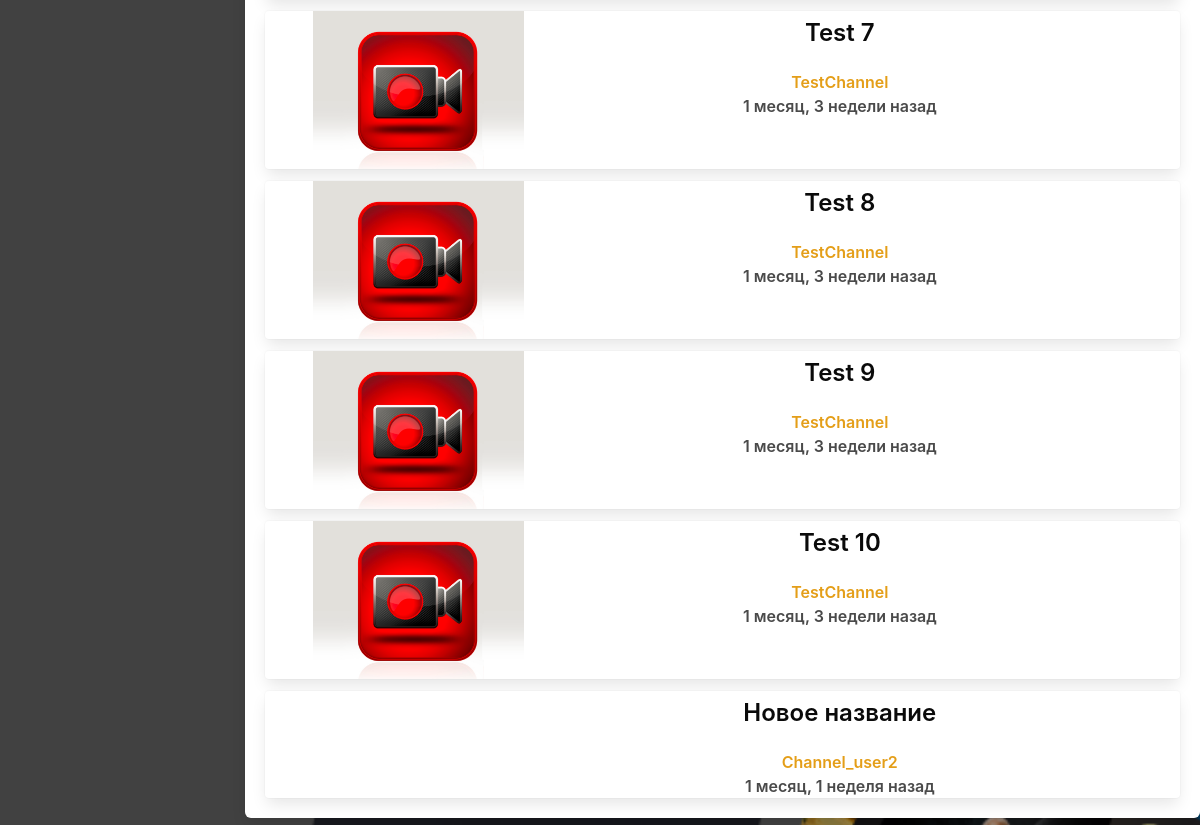
Before: /video_hosting/library/ (signed in, lower part) with the older database file.
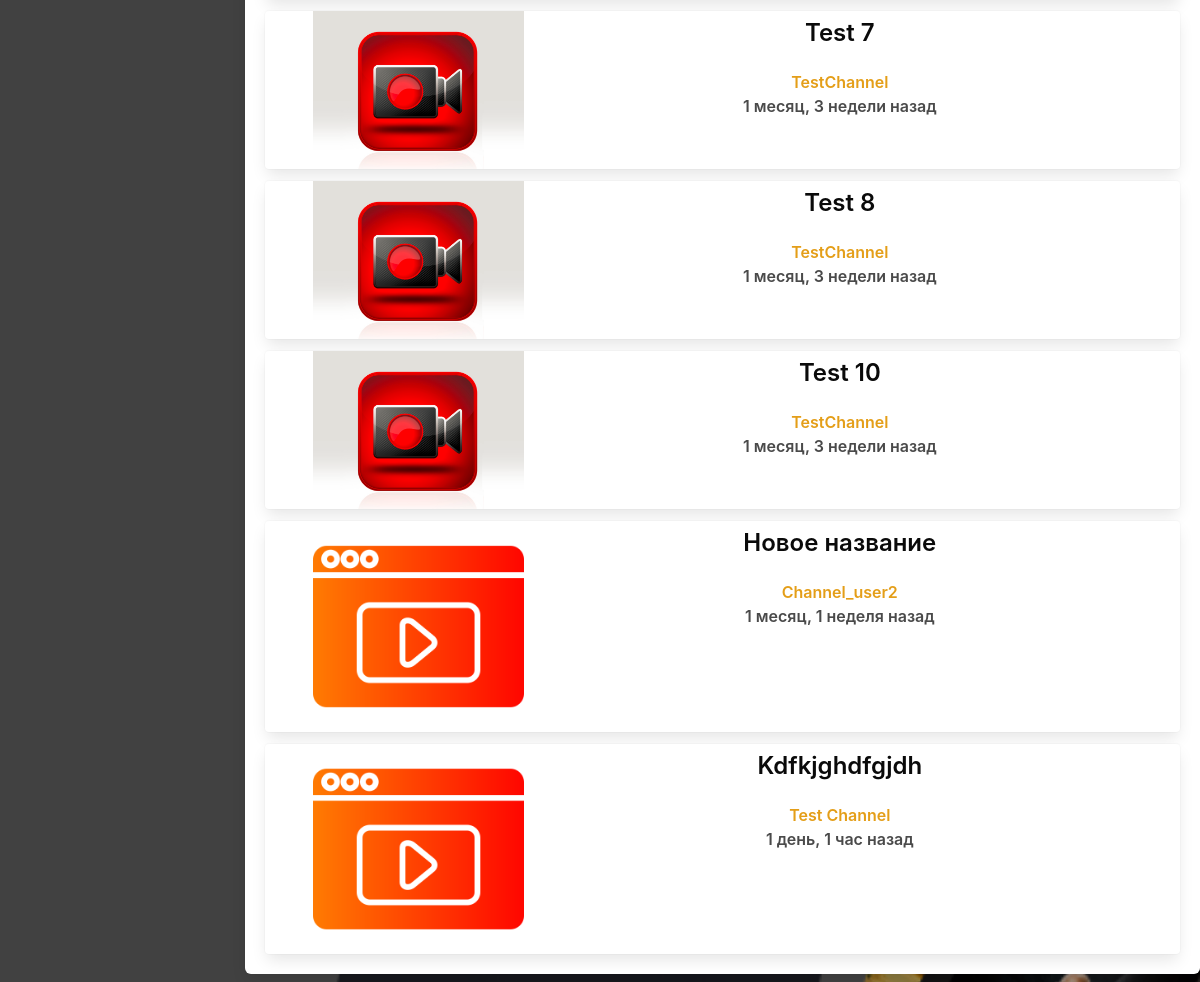
After: the same page with the newer database file.
### video_hosting/models.py (models this page shows, shortened)
class Video(models.Model):
    preview = models.ImageField(default='default-video-image.png', blank=True)
    video = models.FileField(default='default-video.MP4', blank=True)
    name = models.CharField(max_length=255)
    slug = models.SlugField(unique=True)
    description = models.TextField()
    date = models.DateTimeField(auto_now_add=True)
    channel = models.ForeignKey(HostingСhannel, on_delete=models.CASCADE, null=True)
    likes = models.ManyToManyField(User, related_name='likes')
    dislikes = models.ManyToManyField(User, related_name='dislikes')
    saved_video = models.ManyToManyField(User, related_name='saved_video')
    views = models.ManyToManyField(User, related_name='views')

class HostingСhannel(models.Model):
    name = models.CharField(max_length=255)
    image = models.ImageField(default='user.png', blank=True)
    slug = models.SlugField(unique=True)
    description = models.TextField()
    date = models.DateTimeField(auto_now_add=True)
    author = models.ForeignKey(User, on_delete=models.CASCADE)
    saved_channel = models.ManyToManyField(User, related_name='saved_channel')
    strike = models.IntegerField(default=0)
    blocked = models.BooleanField(default=False)
    def __str__(self):
        return self.name

### video_hosting/views.py (the view)
# urls.py: path('library/', views.library, name='library'),
@login_required(login_url='/users/log_in')
def library(request):
    user_prof = UsersProfile.objects.get(user=request.user)
    posts = Video.objects.all()
    action = request.GET.get('action')
    posts = posts.filter(saved_video=request.user) if action == 'saved_video' else posts
    posts = posts.filter(likes=request.user) if action == 'favorite' else posts
    return render(request, 'library.html', {'posts': posts, 'user_prof': user_prof})

### video_hosting/templates/library.html
{% extends 'base_layout.html' %}
{% load static from static %}
{% block content %}
<div class="box">
    {% for post in posts %}
    <div class="card mt-3">
        <div class="cart-content">
            <a href="{% url 'video_hosting:video' post.pk %}">
                <div class="media">
                    <div class="media-content">
                        <div class="columns is-centered">
                            <div class="column is-one-quarter">
                                <div class="container">
                                    <img src="{{post.preview.url}}" alt=""
                                         class="image is-centered post-imag ml-6">
                                </div>
                            </div>
                            <div class="column">
                                <div class="title has-text-black is-4 mt-2 has-text-centered">
                                    {{ post.name }}
                                </div>
                                <div class="has-text-centered has-text-weight-semibold is-6 color-orange-icon  has-text-centered">
                                    {{ post.channel }}
                                </div>
                                <div class="has-text-grey-dark has-text-weight-semibold is-6 has-text-centered">
                                    {{ post.date|timesince }} назад
                                </div>
                            </div>
                        </div>
                    </div>
                </div>
            </a>
        </div>
    </div>
    {% endfor %}
</div>
{% endblock %}

Changed rows visible on the page:
removed Video: preview (placeholder picture), name "Test 9", channel "TestChannel", date "1 месяц, 3 недели"
changed Video "Новое название": preview: picture added
added Video: preview (placeholder picture), name "Kdfkjghdfgjdh", channel "Test Channel", date "1 день, 1 час"
